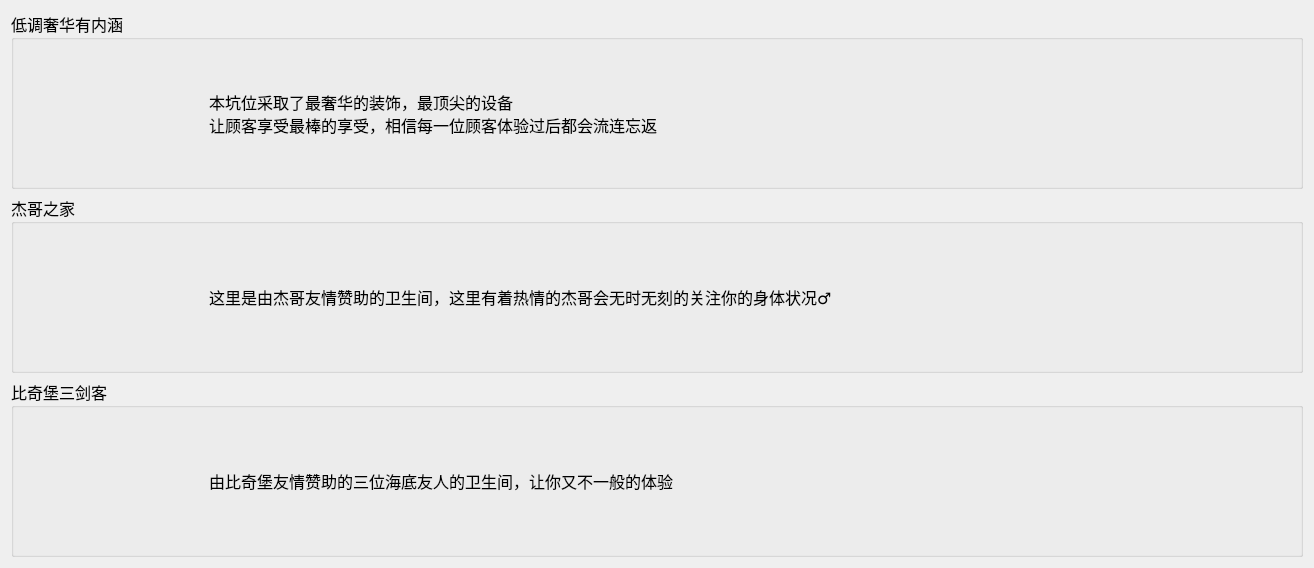
<?xml version="1.0" encoding="UTF-8"?>
<ui version="4.0">
 <class>RommInfo</class>
 <widget class="QWidget" name="RommInfo">
  <property name="geometry">
   <rect>
    <x>0</x>
    <y>0</y>
    <width>1314</width>
    <height>568</height>
   </rect>
  </property>
  <property name="windowTitle">
   <string>Form</string>
  </property>
  <layout class="QVBoxLayout" name="verticalLayout_4">
   <item>
    <layout class="QVBoxLayout" name="verticalLayout_3">
     <item>
      <widget class="QGroupBox" name="groupBox_3">
       <property name="font">
        <font>
         <family>楷体</family>
         <pointsize>12</pointsize>
        </font>
       </property>
       <property name="title">
        <string>低调奢华有内涵</string>
       </property>
       <layout class="QVBoxLayout" name="verticalLayout">
        <item>
         <layout class="QHBoxLayout" name="horizontalLayout">
          <item>
           <widget class="QLabel" name="label_4">
            <property name="sizePolicy">
             <sizepolicy hsizetype="Expanding" vsizetype="Preferred">
              <horstretch>0</horstretch>
              <verstretch>0</verstretch>
             </sizepolicy>
            </property>
            <property name="minimumSize">
             <size>
              <width>180</width>
              <height>120</height>
             </size>
            </property>
            <property name="maximumSize">
             <size>
              <width>180</width>
              <height>120</height>
             </size>
            </property>
            <property name="styleSheet">
             <string notr="true"/>
            </property>
            <property name="text">
             <string/>
            </property>
            <property name="pixmap">
             <pixmap resource="image.qrc">:/image/picture/08917de9b07a982a87bd4f0da0863a19(1)(1).png</pixmap>
            </property>
            <property name="scaledContents">
             <bool>true</bool>
            </property>
           </widget>
          </item>
          <item>
           <widget class="QLabel" name="label">
            <property name="font">
             <font>
              <family>楷体</family>
              <pointsize>12</pointsize>
              <weight>50</weight>
              <bold>false</bold>
             </font>
            </property>
            <property name="text">
             <string>本坑位采取了最奢华的装饰，最顶尖的设备
让顾客享受最棒的享受，相信每一位顾客体验过后都会流连忘返</string>
            </property>
            <property name="textFormat">
             <enum>Qt::AutoText</enum>
            </property>
           </widget>
          </item>
          <item>
           <spacer name="horizontalSpacer">
            <property name="orientation">
             <enum>Qt::Horizontal</enum>
            </property>
            <property name="sizeHint" stdset="0">
             <size>
              <width>40</width>
              <height>20</height>
             </size>
            </property>
           </spacer>
          </item>
         </layout>
        </item>
       </layout>
      </widget>
     </item>
     <item>
      <widget class="QGroupBox" name="groupBox">
       <property name="font">
        <font>
         <family>楷体</family>
         <pointsize>12</pointsize>
        </font>
       </property>
       <property name="title">
        <string>杰哥之家</string>
       </property>
       <layout class="QHBoxLayout" name="horizontalLayout_3">
        <item>
         <layout class="QHBoxLayout" name="horizontalLayout_2">
          <item>
           <widget class="QLabel" name="label_5">
            <property name="sizePolicy">
             <sizepolicy hsizetype="Expanding" vsizetype="Preferred">
              <horstretch>0</horstretch>
              <verstretch>0</verstretch>
             </sizepolicy>
            </property>
            <property name="minimumSize">
             <size>
              <width>180</width>
              <height>120</height>
             </size>
            </property>
            <property name="maximumSize">
             <size>
              <width>180</width>
              <height>120</height>
             </size>
            </property>
            <property name="styleSheet">
             <string notr="true">border-image: url(:/image/room/double room.jpg);</string>
            </property>
            <property name="text">
             <string/>
            </property>
            <property name="pixmap">
             <pixmap resource="image.qrc">:/image/picture/OIP-C (6)(1).png</pixmap>
            </property>
            <property name="scaledContents">
             <bool>true</bool>
            </property>
           </widget>
          </item>
          <item>
           <widget class="QLabel" name="label_2">
            <property name="font">
             <font>
              <family>楷体</family>
              <pointsize>12</pointsize>
              <weight>50</weight>
              <bold>false</bold>
             </font>
            </property>
            <property name="text">
             <string>这里是由杰哥友情赞助的卫生间，这里有着热情的杰哥会无时无刻的关注你的身体状况♂</string>
            </property>
           </widget>
          </item>
          <item>
           <spacer name="horizontalSpacer_2">
            <property name="orientation">
             <enum>Qt::Horizontal</enum>
            </property>
            <property name="sizeHint" stdset="0">
             <size>
              <width>40</width>
              <height>20</height>
             </size>
            </property>
           </spacer>
          </item>
         </layout>
        </item>
       </layout>
      </widget>
     </item>
     <item>
      <widget class="QGroupBox" name="groupBox_2">
       <property name="font">
        <font>
         <family>楷体</family>
         <pointsize>12</pointsize>
        </font>
       </property>
       <property name="title">
        <string>比奇堡三剑客</string>
       </property>
       <layout class="QVBoxLayout" name="verticalLayout_2">
        <item>
         <layout class="QHBoxLayout" name="horizontalLayout_4">
          <item>
           <widget class="QLabel" name="label_6">
            <property name="sizePolicy">
             <sizepolicy hsizetype="Expanding" vsizetype="Preferred">
              <horstretch>0</horstretch>
              <verstretch>0</verstretch>
             </sizepolicy>
            </property>
            <property name="minimumSize">
             <size>
              <width>180</width>
              <height>120</height>
             </size>
            </property>
            <property name="maximumSize">
             <size>
              <width>180</width>
              <height>120</height>
             </size>
            </property>
            <property name="styleSheet">
             <string notr="true">background-image: url(:/image/room/xyj03.jpg);</string>
            </property>
            <property name="text">
             <string/>
            </property>
            <property name="pixmap">
             <pixmap resource="image.qrc">:/image/picture/20210713104659306(1)(2).png</pixmap>
            </property>
            <property name="scaledContents">
             <bool>true</bool>
            </property>
           </widget>
          </item>
          <item>
           <widget class="QLabel" name="label_3">
            <property name="font">
             <font>
              <family>楷体</family>
              <pointsize>12</pointsize>
              <weight>50</weight>
              <bold>false</bold>
             </font>
            </property>
            <property name="text">
             <string>由比奇堡友情赞助的三位海底友人的卫生间，让你又不一般的体验</string>
            </property>
           </widget>
          </item>
          <item>
           <spacer name="horizontalSpacer_3">
            <property name="orientation">
             <enum>Qt::Horizontal</enum>
            </property>
            <property name="sizeHint" stdset="0">
             <size>
              <width>78</width>
              <height>48</height>
             </size>
            </property>
           </spacer>
          </item>
         </layout>
        </item>
       </layout>
      </widget>
     </item>
    </layout>
   </item>
  </layout>
 </widget>
 <resources>
  <include location="image.qrc"/>
 </resources>
 <connections/>
</ui>
